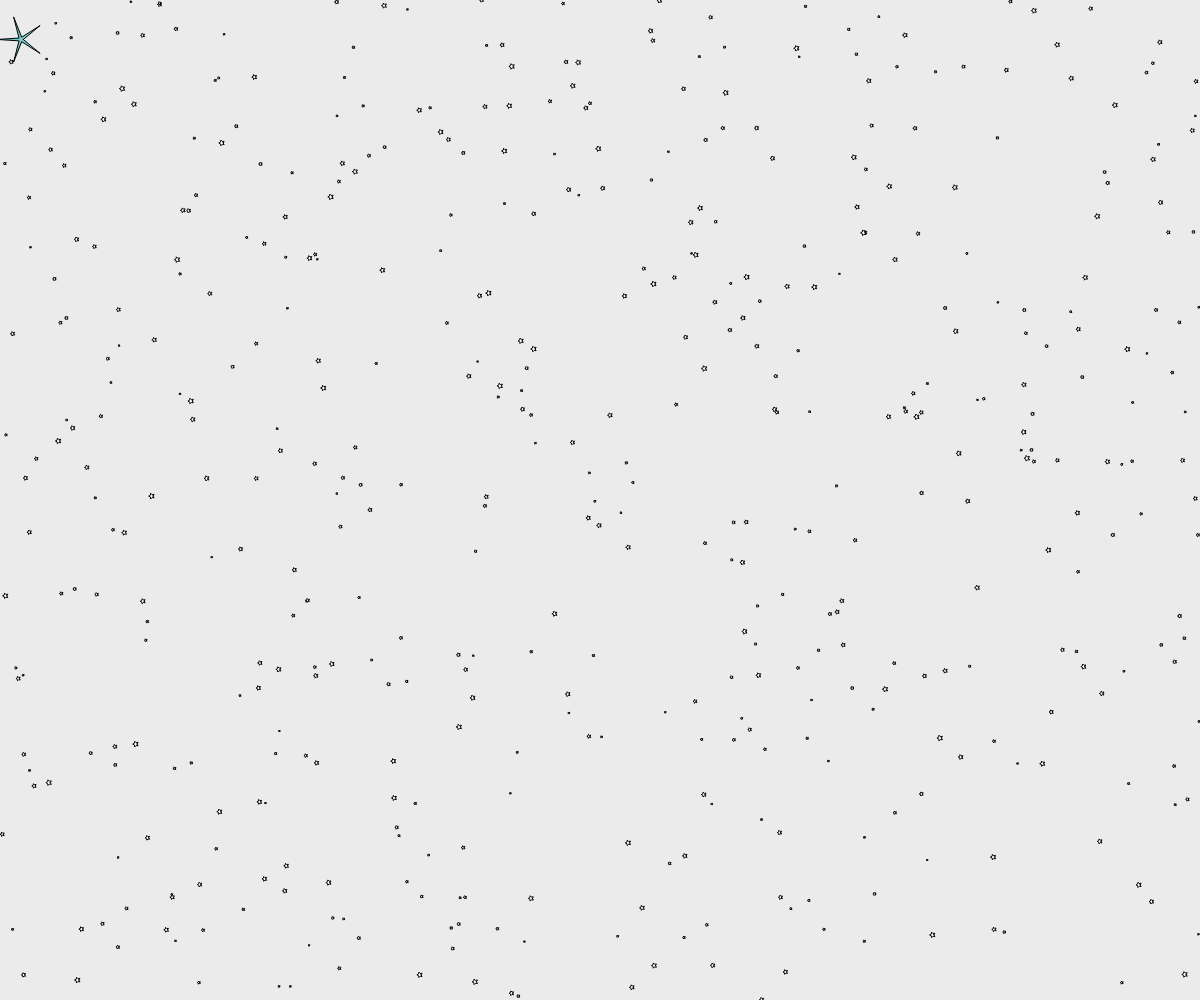
Frame 1 (no input)
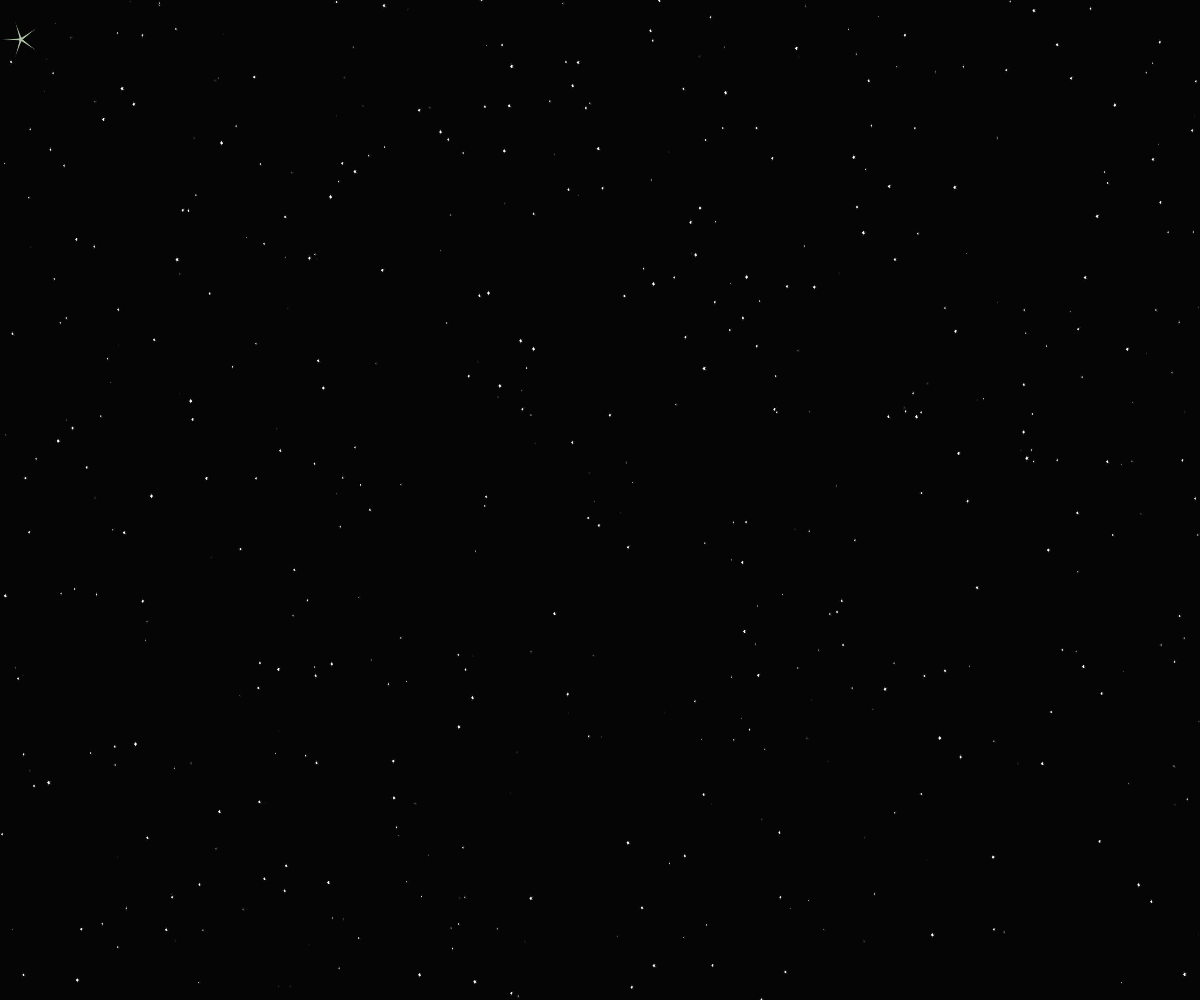
Frame 60 (no input)
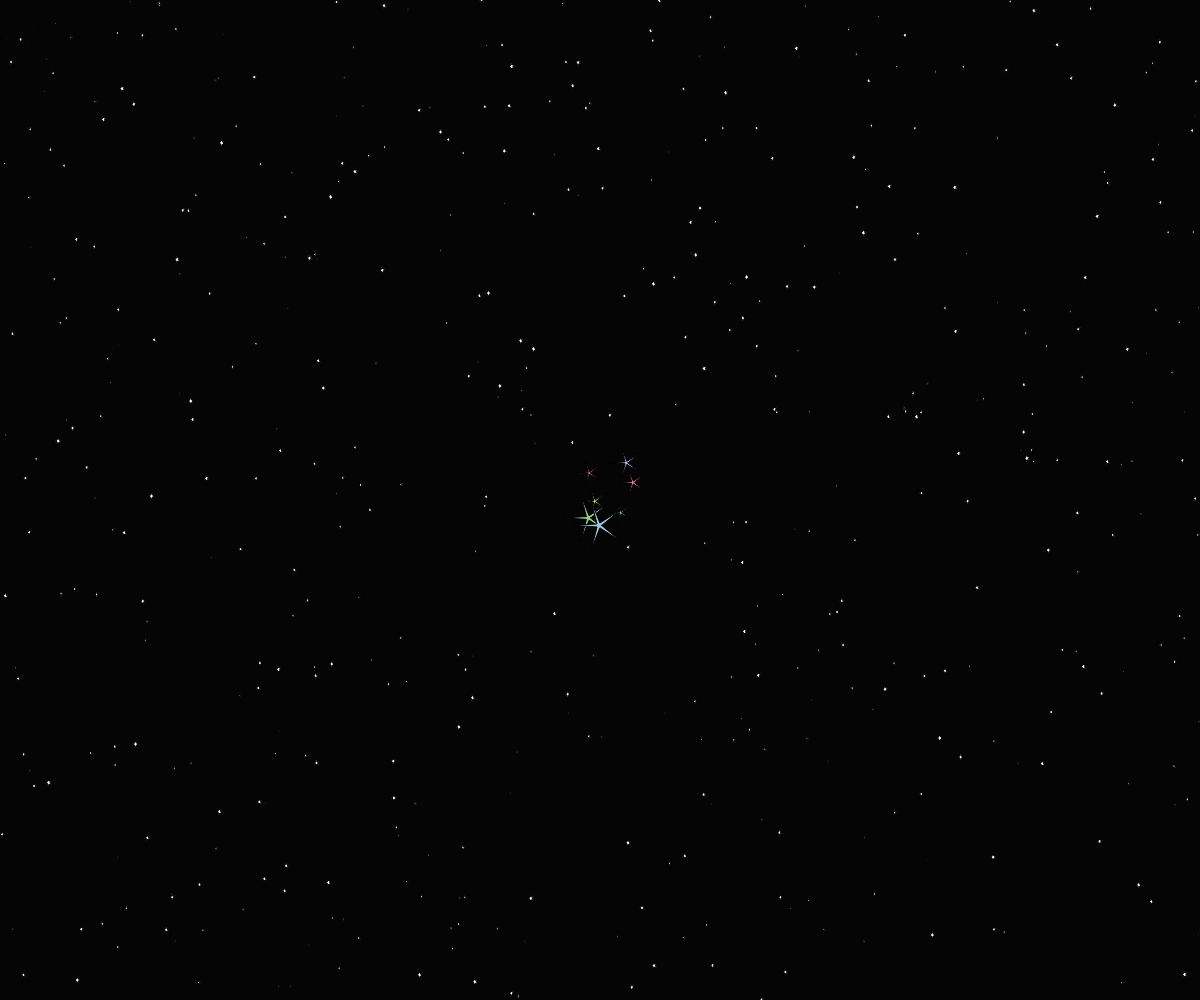
Frame 120 (the mouse pressed at the canvas centre since frame 60)

The p5.js sketch that drew these frames (run headless with seeded random() and noise() and a simulated clock; from frame 60 on, the mouse is pressed at the canvas centre):

// p5.js sketch
// ── sketch.js
let stars = [];

function setup() {
  let canvas = createCanvas(windowWidth, windowHeight);
  canvas.position(0, 0);
  for (let i = 0; i < 500; i++) {
    let star = {
      x: random(0, width),
      y: random(0, height),
      size: random(1, 3)
    };
    stars.push(star);
  }
  frameRate(30); // Adjust frame rate for smoother animation
}

function draw() {
  background(0, 20); // Light trails effect with reduced opacity

  for (let i = 0; i < stars.length; i++) {
    let star = stars[i];

    // Check if the mouse is close to the star
    if (dist(mouseX, mouseY, star.x, star.y) < 50) {
      fill(random(100, 255), random(100, 255), random(100, 255));
      drawStar(star.x, star.y, star.size * 10, star.size, 5); // Larger and colorful stars when mouse is close
    } else {
      fill(255);
      drawStar(star.x, star.y, star.size, star.size / 2, 5); // Regular stars
    }
  }
}

function drawStar(x, y, radius1, radius2, npoints) {
  let angle = TWO_PI / npoints;
  let halfAngle = angle / 2.0;
  beginShape();
  for (let a = 0; a < TWO_PI; a += angle) {
    let sx = x + cos(a) * radius2;
    let sy = y + sin(a) * radius2;
    vertex(sx, sy);
    sx = x + cos(a + halfAngle) * radius1;
    sy = y + sin(a + halfAngle) * radius1;
    vertex(sx, sy);
  }
  endShape(CLOSE);
}

function windowResized() {
  resizeCanvas(windowWidth, windowHeight);
}
